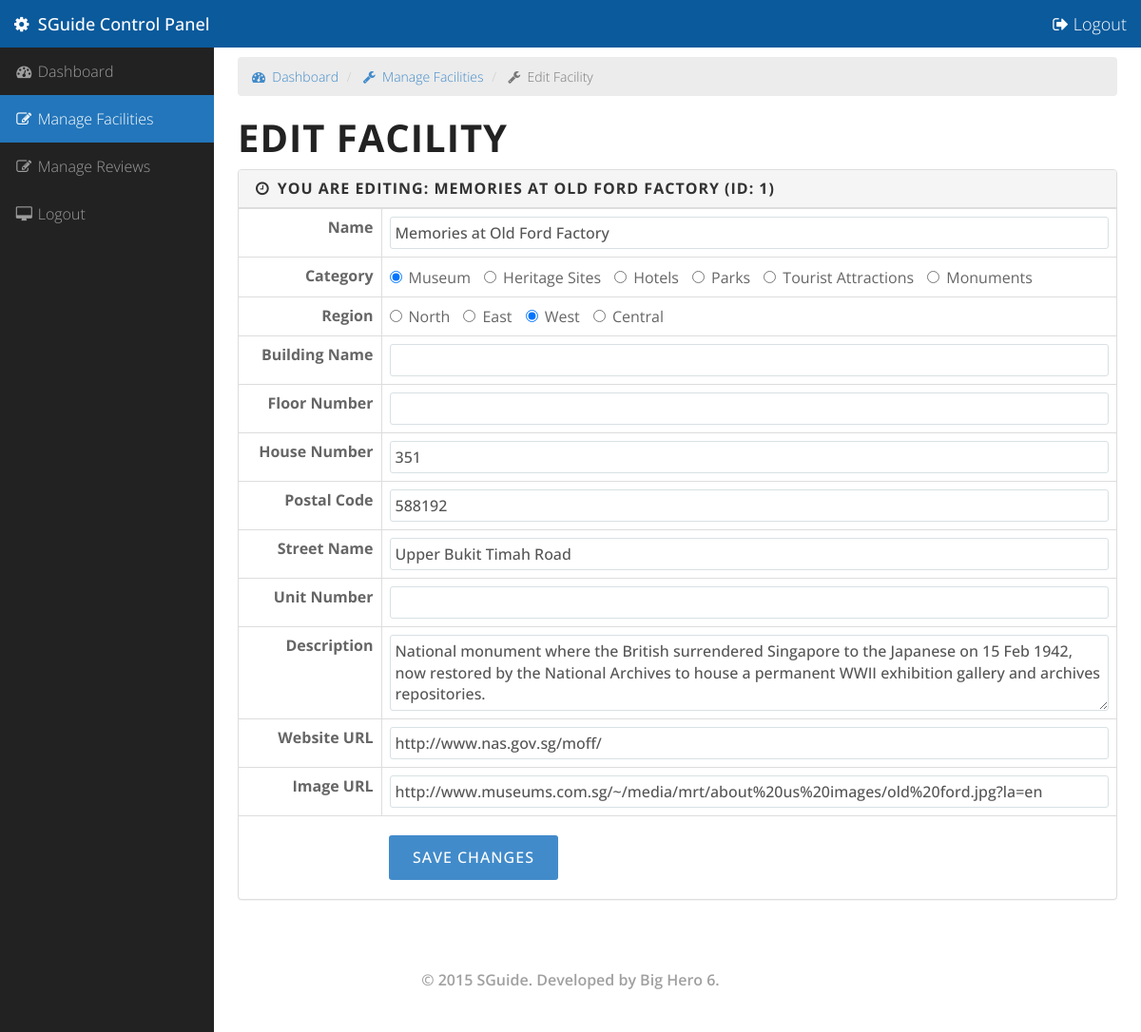
Page /admin/editFacility.php?fa_id=1 (signed in) on the committed database.
### tables this page shows
CREATE TABLE IF NOT EXISTS `facilities` (
  `fa_id` int(11) NOT NULL,
  `fa_name` varchar(50) DEFAULT NULL,
  `fa_buildingName` varchar(50) DEFAULT NULL,
  `fa_floorNumber` varchar(10) DEFAULT NULL,
  `fa_postalCode` varchar(6) DEFAULT NULL,
  `fa_streetName` varchar(100) DEFAULT NULL,
  `fa_unitNumber` varchar(10) DEFAULT NULL,
  `fa_description` varchar(1000) DEFAULT NULL,
  `fa_hyperlink` varchar(200) DEFAULT NULL,
  `fa_addressPoint` varchar(20) DEFAULT NULL,
  `fa_x` double DEFAULT NULL,
  `fa_y` double DEFAULT NULL,
  `fa_image` varchar(200) DEFAULT NULL,
  `fa_houseNumber` varchar(10) DEFAULT NULL,
  `fa_category` varchar(25) DEFAULT NULL,
  `fa_region` varchar(1) NOT NULL
);

### admin/editFacility.php (the view, shortened to what this page needs)
<?php
require_once('Connections/testdb.php');
if (!function_exists("GetSQLValueString")) {
function GetSQLValueString($theValue, $theType, $theDefinedValue = "", $theNotDefinedValue = "")
{
  $theValue = function_exists("mysql_real_escape_string") ? mysql_real_escape_string($theValue) : mysql_escape_string($theValue);
  switch ($theType) {
    case "text":
      $theValue = ($theValue != "") ? "'" . $theValue . "'" : "NULL";
      break;
    case "long":
    case "int":
      $theValue = ($theValue != "") ? intval($theValue) : "NULL";
      break;
  }
  return $theValue;
}
}
$editFormAction = $_SERVER['PHP_SELF'];
if (isset($_SERVER['QUERY_STRING'])) {
  $editFormAction .= "?" . htmlentities($_SERVER['QUERY_STRING']);
}
$colname_getFacilityInfo = "-1";
if (isset($_GET['fa_id'])) {
  $colname_getFacilityInfo = $_GET['fa_id'];
}
$query_getFacilityInfo = sprintf("SELECT fa_id, fa_name, fa_buildingName, fa_floorNumber, fa_postalCode, fa_streetName, fa_unitNumber, fa_description, fa_hyperlink, fa_image, fa_houseNumber, fa_category, fa_region FROM facilities WHERE fa_id = %s", GetSQLValueString($colname_getFacilityInfo, "int"));
$getFacilityInfo = mysql_query($query_getFacilityInfo, $testdb) or die(mysql_error());
$row_getFacilityInfo = mysql_fetch_assoc($getFacilityInfo);
?>
<html lang="en">
  <head>
    <?php include_once 'header.php'; ?>
  </head>
  <body>
    <div id="wrapper">
      <nav class="navbar navbar-inverse navbar-fixed-top" role="navigation" style="border:0;background:#0A5A9C">
        <div class="navbar-header">
          <a class="navbar-brand" href="dashboard.php" style="font-weight:500"><i class="fa fa-cog"></i>&nbsp; SGuide Control Panel</a>
        </div>
        <div class="navbar-header pull-right"><a class ="navbar-brand" href="logout.php"><i class="fa fa-sign-out"></i> Logout</a></div>
        <div class="collapse navbar-collapse navbar-ex1-collapse">
          <ul class="nav navbar-nav side-nav">
            <li>
              <a href="dashboard.php"><i class="fa fa-fw fa-dashboard"></i> Dashboard</a>
            </li>
            <li class="active">
              <a href="manageFacilities.php"><i class="fa fa-fw fa-edit"></i> Manage Facilities</a>
            </li>
            <li>
              <a href="manageReviews.php"><i class="fa fa-fw fa-edit"></i> Manage Reviews</a>
            </li>
            <li>
              <a href="logout.php"><i class="fa fa-fw fa-desktop"></i> Logout</a>
            </li>
          </ul>
        </div>
      </nav>
      <div id="page-wrapper">
        <div class="container-fluid">
          <div class="row">
            <div class="col-lg-12">
            <ol class="breadcrumb">
                <li>
                  <a href="dashboard.php"><i class="fa fa-dashboard"></i>&nbsp; Dashboard</a>
                </li>
                <li>
                  <a href="manageFacilities.php"><i class="fa fa-wrench"></i>&nbsp; Manage Facilities</a>
                </li>
                <li class="active">
                  <i class="fa fa-wrench"></i>&nbsp; Edit Facility
                </li>
              </ol>
              <h1 class="page-header" style="margin-bottom:0;border:0">Edit Facility</h1>
            </div>
          </div>
          <div>
            <div class="panel panel-default">
              <div class="panel-heading">
                <h3 class="panel-title"><i class="fa fa-clock-o fa-fw"></i> You are editing: <?php echo $row_getFacilityInfo['fa_name']; ?> (ID: <?php echo $_GET["fa_id"]; ?>)</h3>
              </div>
              <form method="POST" action="<?php echo $editFormAction; ?>" name="updateFacility">
                <table class="table table-bordered" style="border:0">
                  <tr>
                    <td style="text-align:right;font-weight:bold;border-left:0;width:10%;min-width:150px">Name</td>
                    <td style="border-right:0">
                      <input type="text" name="fa_name" value="<?php echo $row_getFacilityInfo['fa_name']; ?>" class="form-control" maxlength="50" required autofocus>
                    </td>
                  </tr>
                  <tr>
                    <td style="text-align:right;font-weight:bold;border-left:0">Category</td>
                    <td style="border-right:0">
                      <label class="radio-inline"><input type="radio" value="Museum" name="category" id="optionsRadiosInline2" <?php echo ($row_getFacilityInfo['fa_category'] == 'Museum')? 'checked' : '' ?>> Museum
                      </label>
                      <label class="radio-inline"><input type="radio" value="Heritage Sites" name="category" id="optionsRadiosInline2" <?php echo ($row_getFacilityInfo['fa_category'] == 'Heritage Sites')? 'checked' : '' ?>> Heritage Sites</label>
                      <label class="radio-inline"><input type="radio" value="Hotels" name="category" id="optionsRadiosInline2" <?php echo ($row_getFacilityInfo['fa_category'] == 'Hotels')? 'checked' : '' ?>> Hotels</label>
                      <label class="radio-inline"><input type="radio" value="Parks" name="category" id="optionsRadiosInline2" <?php echo ($row_getFacilityInfo['fa_category'] == 'Parks')? 'checked' : '' ?>> Parks</label>
                      <label class="radio-inline"><input type="radio" value="Tourist Attractions" name="category" id="optionsRadiosInline2" <?php echo ($row_getFacilityInfo['fa_category'] == 'Tourist Attractions')? 'checked' : '' ?>> Tourist Attractions</label>
                      <label class="radio-inline"><input type="radio" value="Monuments" name="category" id="optionsRadiosInline2" <?php echo ($row_getFacilityInfo['fa_category'] == 'Monuments')? 'checked' : '' ?>> Monuments</label>
                    </td>
                  </tr>
                  <tr>
                    <td style="text-align:right;font-weight:bold;border-left:0">Region</td>
                    <td style="border-right:0">
                      <label class="radio-inline"><input type="radio" value="N" name="region" id="optionsRadiosInline2"  <?php echo ($row_getFacilityInfo['fa_region'] == 'N')? 'checked' : '' ?>>North</label>
                      <label class="radio-inline"><input type="radio" value="E" name="region" id="optionsRadiosInline2"  <?php echo ($row_getFacilityInfo['fa_region'] == 'E')? 'checked' : '' ?>>East</label>
                      <label class="radio-inline"><input type="radio" value="W" name="region" id="optionsRadiosInline2"  <?php echo ($row_getFacilityInfo['fa_region'] == 'W')? 'checked' : '' ?>>West</label>
                      <label class="radio-inline"><input type="radio" value="C" name="region" id="optionsRadiosInline2"  <?php echo ($row_getFacilityInfo['fa_region'] == 'C')? 'checked' : '' ?>>Central</label>
                    </td>
                  </tr>
                  <tr>
                    <td style="text-align:right;font-weight:bold;border-left:0">Building Name</td>
                    <td style="border-right:0">
                      <input type="text" name="buildingName" value="<?php echo $row_getFacilityInfo['fa_buildingName']; ?>" class="form-control" maxlength="50">
                    </td>
                  </tr>
                  <tr>
                    <td style="text-align:right;font-weight:bold;border-left:0">Floor Number</td>
                    <td style="border-right:0">
                      <input type="text" name="floorNumber" value="<?php echo $row_getFacilityInfo['fa_floorNumber']; ?>" class="form-control" maxlength="10">
                    </td>
                  </tr>
                  <tr>
                    <td style="text-align:right;font-weight:bold;border-left:0">House Number</td>
                    <td style="border-right:0">
                      <input type="text" name="houseNumber" value="<?php echo $row_getFacilityInfo['fa_houseNumber']; ?>" class="form-control" maxlength="10">
                    </td>
                  </tr>
                  <tr>
                    <td style="text-align:right;font-weight:bold;border-left:0">Postal Code</td>
                    <td style="border-right:0">
                      <input type="text" name="postalCode" value="<?php echo $row_getFacilityInfo['fa_postalCode']; ?>" class="form-control" maxlength="6">
                    </td>
                  </tr>
                  <tr>
                    <td style="text-align:right;font-weight:bold;border-left:0">Street Name</td>
                    <td style="border-right:0">
                      <input type="text" name="streetName" value="<?php echo $row_getFacilityInfo['fa_streetName']; ?>" class="form-control" maxlength="100">
                    </td>
                  </tr>
                  <tr>
                    <td style="text-align:right;font-weight:bold;border-left:0">Unit Number</td>
                    <td style="border-right:0">
                      <input type="text" name="unitNumber" value="<?php echo $row_getFacilityInfo['fa_unitNumber']; ?>" class="form-control" maxlength="10">
                    </td>
                  </tr>
                  <tr>
                    <td style="text-align:right;font-weight:bold;border-left:0">Description</td>
                    <td style="border-right:0">
                      <textarea class="form-control" rows="3" name="description" maxlength="1000"><?php echo $row_getFacilityInfo['fa_description']; ?></textarea>
                    </td>
                  </tr>
                  <tr>
                    <td style="text-align:right;font-weight:bold;border-left:0">Website URL</td>
                    <td style="border-right:0">
                      <input type="text" name="hyperlink" value="<?php echo $row_getFacilityInfo['fa_hyperlink']; ?>" class="form-control" maxlength="200">
                    </td>
                  </tr>
                  <tr>
                    <td style="text-align:right;font-weight:bold;border-left:0">Image URL</td>
                    <td style="border-right:0">
                      <input type="text" name="image" value="<?php echo $row_getFacilityInfo['fa_image']; ?>" class="form-control" maxlength="200">
                    </td>
                  </tr>
                  <tr>
                    <td style="border:0"></td>
                    <td style="padding:20px 8px 0;border:0">
                      <button type="submit" class="btn btn-primary" style="padding:12px 25px;font-size:16px">Save Changes</button>
                    </td>
                  </tr>
                </table>
              </form>
            </div>
          </div>
        </div>
      </div>
    </div>
    <?php include_once 'footer.php'; ?>
  </body>
</html>

### admin/assets/css/sb-admin.css (style rules this page uses)
.page-header { margin-top:10px!important }
.navbar-inverse .navbar-brand { color:#fff!important }
h1 { letter-spacing:1px!important }
body { margin-top: 100px; background-color: #fff; }
@media (min-width:768px) { body { margin-top: 50px; } }
#wrapper { padding-left: 0; }
#page-wrapper { width: 100%; padding: 0; background-color: #fff; }
@media (min-width:768px) { #wrapper { padding-left: 225px; } }
@media (min-width:768px) { #page-wrapper { padding: 10px; } }
@media (min-width:768px) { .side-nav { position: fixed; top: 50px; left: 225px; width: 225px; margin-left: -225px; border: none; border-radius: 0; overflow-y: auto; background-color: #222; bottom: 0; overflow-x: hidden; padding-bottom: 40px; } }
@media (min-width:768px) { .side-nav>li>a { width: 225px; } }

### admin/assets/css/style.css (style rules this page uses)
body { font: 300 14px/1.8 'Open Sans', sans-serif; color: #666; overflow-x: hidden; }
a { color: #428bca; }
.navbar a, .form-control { -webkit-transition: all 0.4s ease-in-out 0s; -moz-transition: all 0.4s ease-in-out 0s; -ms-transition: all 0.4s ease-in-out 0s; -o-transition: all 0.4s ease-in-out 0s; transition: all 0.4s ease-in-out 0s; }
a, .btn { -webkit-transition: all 0.125s ease-in-out 0s; -moz-transition: all 0.125s ease-in-out 0s; -ms-transition: all 0.125s ease-in-out 0s; -o-transition: all 0.125s ease-in-out 0s; transition: all 0.125s ease-in-out 0s; }
.breadcrumb { background-color:#ECECEC!important }
.btn, .form-control, .form-control:hover, .form-control:focus, .navbar-custom .dropdown-menu { -webkit-box-shadow: none; box-shadow: none; font-weight:500; }
.navbar-inverse .navbar-nav>.active>a, .navbar-inverse .navbar-nav>.active>a:hover, .navbar-inverse .navbar-nav>.active>a:focus { background-color:#2376BB!important }
.side-nav>li>a { font-size:16px!important }
h1, h2, h3, h4, h5, h6 { font: 700 40px/1.2 Open Sans, sans-serif; text-transform: uppercase; letter-spacing: 5px; margin: 5px 0 5px; color: #222; }
h3 { font-size: 13px; letter-spacing: 1px; margin: 0 0 5px; }
.btn, .iconbox, .progress, #filter li, .scroll-up a, .form-control, .input-group-addon { -webkit-border-radius: 3px; -moz-border-radius: 3px; -o-border-radius: 3px; border-radius: 3px; }
.form-control { background: #FFF; border: 1px solid #D8E1E4; font-size: 16px; padding: 0 5px; }
textarea.form-control { padding: 5px; max-width: 100%; min-width: 100%; }
.btn { font-family: Open Sans, sans-serif; text-transform: uppercase; letter-spacing: 1px; font-size: 13px; padding: 8px 26px; border: 0; }

### rows in the picture
facilities: fa_name "MEMORIES AT OLD FORD FACTORY", fa_name "Memories at Old Ford Factory", fa_category "☑ Museum", fa_category "☐ Heritage Sites", fa_category "☐ Hotels", fa_category "☐ Parks", fa_category "☐ Tourist Attractions", fa_category "☐ Monuments", fa_region "☐ North", fa_region "☐ East", fa_region "☑ West", fa_region "☐ Central", houseNumber "351", postalCode "588192", streetName "Upper Bukit Timah Road", description "National monument where the British surrendered Singapore to the Japanese on 15 Feb 1942, now restored by the National Archives to house a permanent WWII exhibition gallery and archives repositories.", hyperlink "http://www.nas.gov.sg/moff/", image "http://www.museums.com.sg/~/media/mrt/about%20us%20images/old%20ford.jpg?la=en"

### other values in the picture
$_GET["fa_id"] "1"
